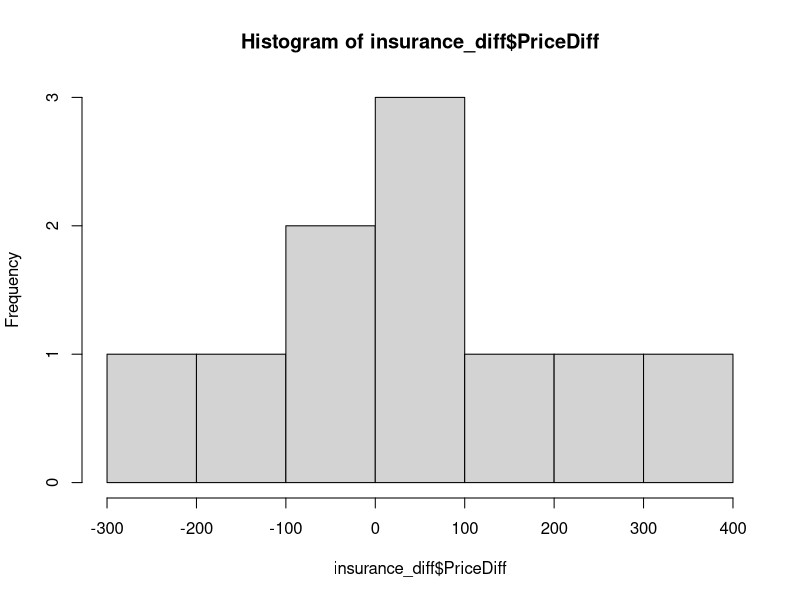

This figure's R source:
## ---- chunk 1
knitr::opts_chunk$set(echo = FALSE, warning = FALSE, message = FALSE)
## ---- chunk 2
insurance_diff = data.frame(local = c(568,872,451,1229,605,1021,783,844,907,712),
                            online = c(391,602,488,903,677,1270,703,789,1008,702),
                            PriceDiff = c(177,270,-37,326,-72,-249,80,55,-101,10))
insurance_diff
## ---- chunk 3
mean(insurance_diff$PriceDiff)
sd(insurance_diff$PriceDiff)
## ---- chunk 4
qt(0.025, df = 162.75, lower.tail=TRUE)
## ---- chunk 5
hist(insurance_diff$PriceDiff)
## ---- chunk 6
qt(0.05, df=9, lower.tail=TRUE)
## ---- chunk 7
t.test(insurance_diff$PriceDiff, conf.level = 0.9)
